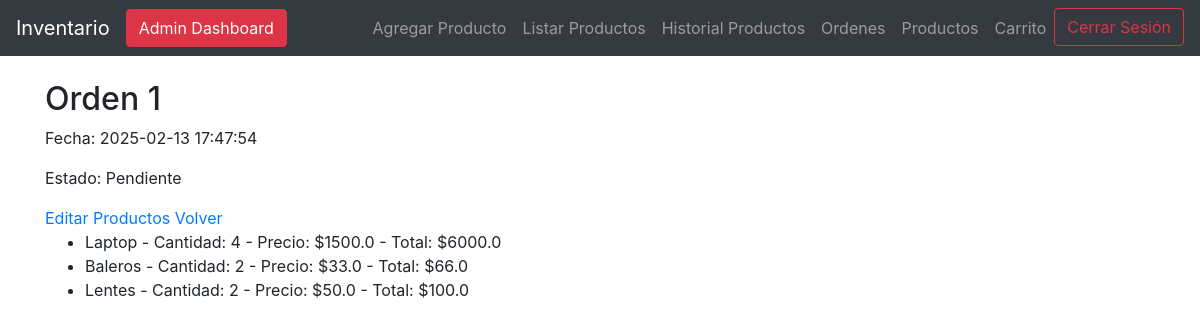
Page /orden/1 (signed in) on the earlier database version.
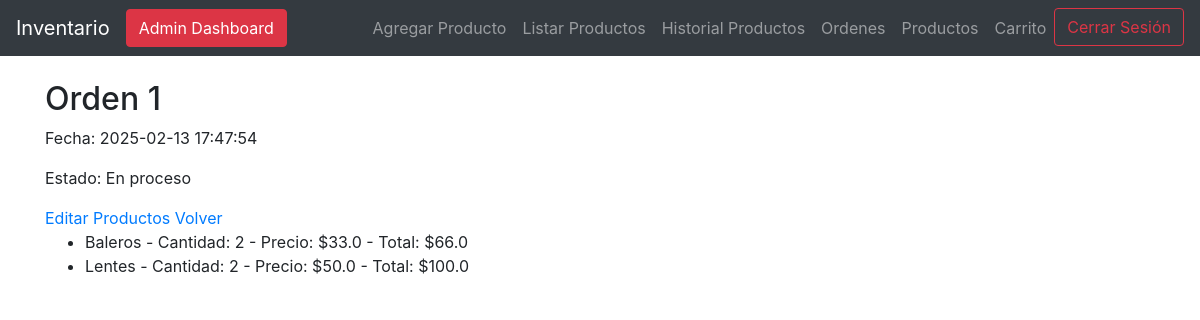
Same page on the later database version.
### tables this page shows
CREATE TABLE ordenes (
               orden_id INTEGER PRIMARY KEY AUTOINCREMENT,
               usuario_id INTEGER NOT NULL,
               total REAL NOT NULL,
               fecha TIMESTAMP DEFAULT CURRENT_TIMESTAMP,
               estado TEXT DEFAULT 'pendiente',
               FOREIGN KEY (usuario_id) REFERENCES usuarios(usuario_id)
           );

CREATE TABLE detalles_orden (
               detalle_id INTEGER PRIMARY KEY AUTOINCREMENT,
               orden_id INTEGER NOT NULL,
               producto_id INTEGER NOT NULL,
               cantidad INTEGER NOT NULL,
               precio_unitario REAL NOT NULL,
               FOREIGN KEY (orden_id) REFERENCES ordenes(orden_id),
               FOREIGN KEY (producto_id) REFERENCES productos(id)
           );

CREATE TABLE productos (
            id INTEGER PRIMARY KEY AUTOINCREMENT,
            nombre TEXT UNIQUE NOT NULL,
            descripcion TEXT,
            cantidad INTEGER NOT NULL CHECK (cantidad >= 0),
            precio REAL NOT NULL CHECK (precio >= 0)
        );

### app.py (the view)
@app.route('/orden/<int:orden_id>')
@login_required
def mostrar_orden(orden_id):
    conn, cursor = connect_db()
    cursor.execute("""
        SELECT o.orden_id, o.fecha, o.estado, p.nombre, do.cantidad, do.precio_unitario
        FROM ordenes o
        JOIN detalles_orden do ON o.orden_id = do.orden_id
        JOIN productos p ON do.producto_id = p.id
        WHERE o.orden_id = ?
    """, (orden_id,))
    detalles = cursor.fetchall()
    conn.close()
    return render_template('orden.html', detalles=detalles)

### app.py (called while the page is built)
@login_manager.user_loader
def load_user(user_id):
    conn, cursor = connect_db()
    cursor.execute("SELECT usuario_id, nombre, email, rol FROM usuarios WHERE usuario_id = ?", (user_id,))
    usuario = cursor.fetchone()
    return Usuario(id=usuario[0], nombre=usuario[1], email=usuario[2], rol=usuario[3]) if usuario else None

### database.py (called while the page is built)
def connect_db():
    conn = sqlite3.connect(DB_NAME)
    cursor = conn.cursor()
    return conn, cursor

### templates/orden.html
{% extends 'base.html' %}
{% block content %}
    <h2>Orden {{ detalles[0][0] }}</h2>
    <p>Fecha: {{ detalles[0][1] }}</p>
    <p>Estado: {{ detalles[0][2] }}</p>
    <a href="{{ url_for('editar_detalles_orden', orden_id=detalles[0][0]) }}">Editar Productos</a>
    <a href="/ordenes" >Volver</a>
    <ul>
        {% for detalle in detalles %}
            <li>{{ detalle[3] }} - Cantidad: {{ detalle[4] }} - Precio: ${{ detalle[5] }} - Total: ${{ detalle[4] * detalle[5] }}</li>
        {% endfor %}
    </ul>
{% endblock %}

Differences in the rows shown:
removed detalles_orden: nombre "Laptop", cantidad "4", precio_unitario "1500.0", detalle[4]*detalle[5] "6000.0"
changed ordenes id 1: estado "Pendiente" → "En proceso"
